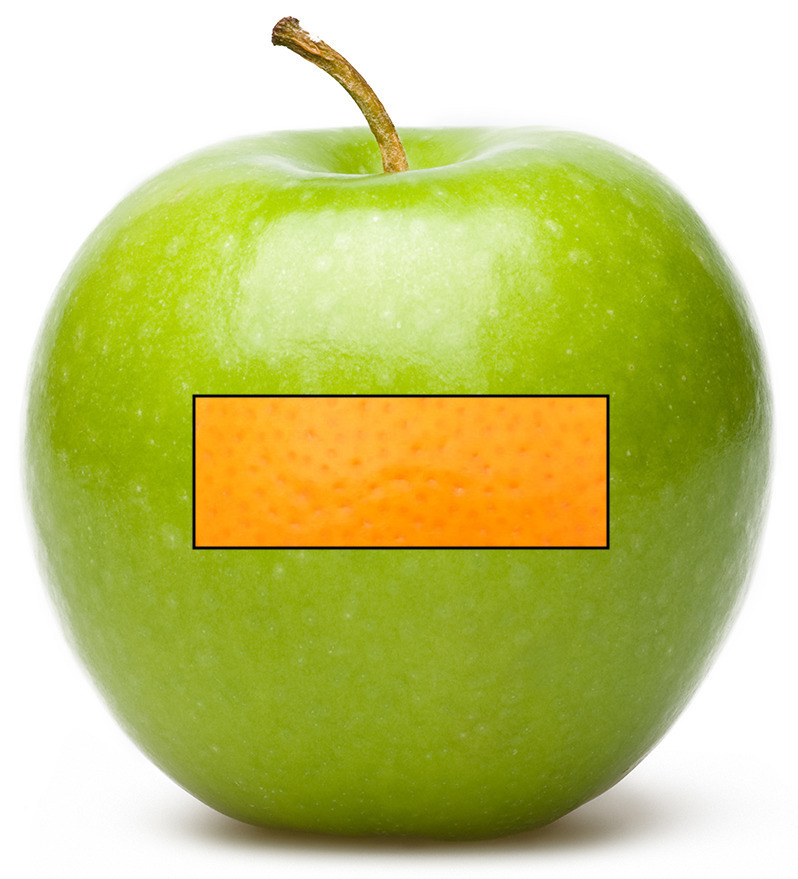
#> input picture example1/apple.jpg, 798 x 879 px
$ python sharpen.py example1/apple.jpg
#> lines starting #> are read from the running program, lines starting #| are printed output that depends on the picture
#> in main, img1 is the input picture: shape (879, 798, 3); mean B, G, R 122.6, 200.8, 197.2
#> slider 'Sigma value' is set to 16
import sys
import cv2
import numpy as np
import project2_util

import laplacian_blend


def on_change(sigma):
    #since the slider goes from 0 to some number and sigma cant be 0, we add 1 to it.
    #we extract the low frequencies from the image
#> called with sigma = 16
    A_lo = cv2.GaussianBlur(img1, (0,0), 2*(sigma+1))
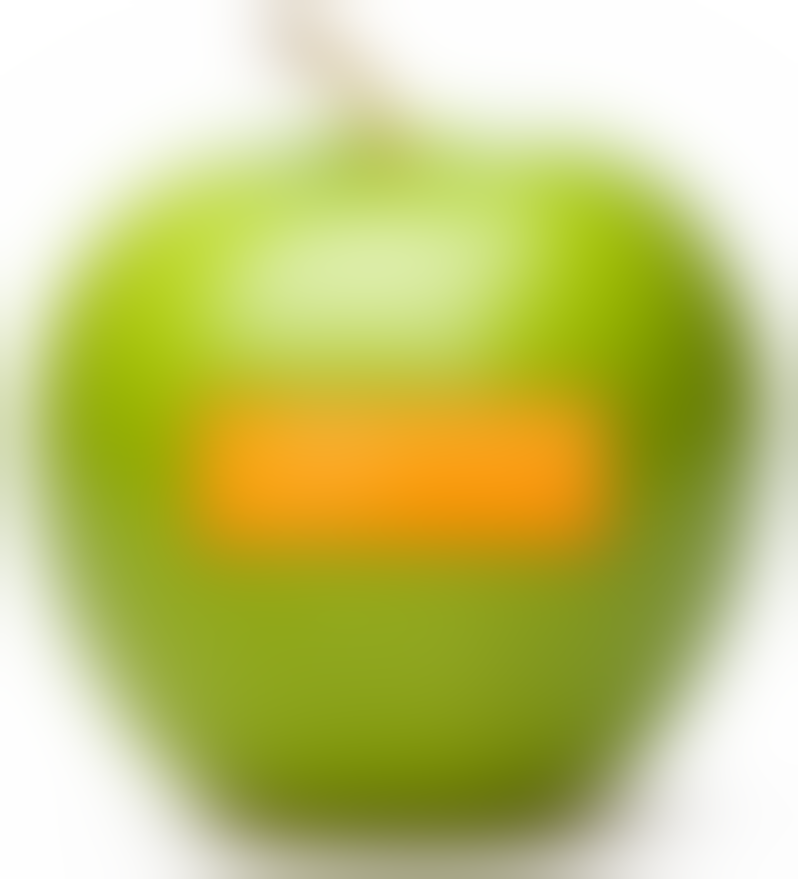
#> A_lo: shape (879, 798, 3) float32; mean B, G, R 122.5, 200.8, 197.2; drawn with min black and max white

    #We then extract the high frequences from the image by subtracting all the low frequencies
    A_hi = img1-A_lo
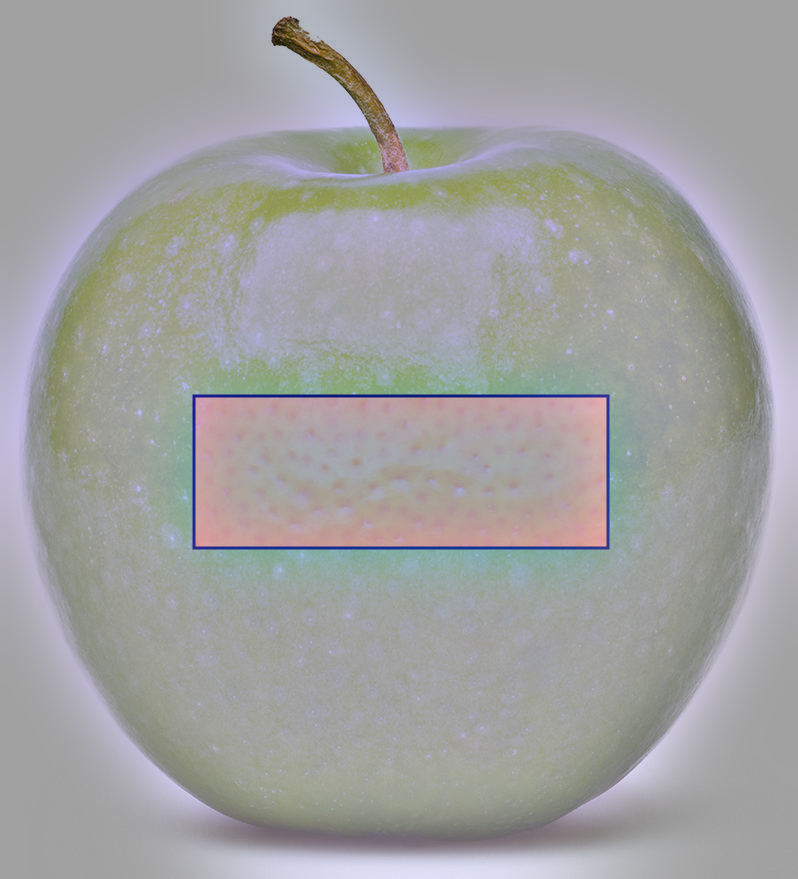
#> A_hi: shape (879, 798, 3) float32; mean B, G, R 0.1, 0, 0; drawn with min black and max white

    #This then amplifies the high frequencies of the original image, "sharpening" it.
    sharpen = img1 + A_hi
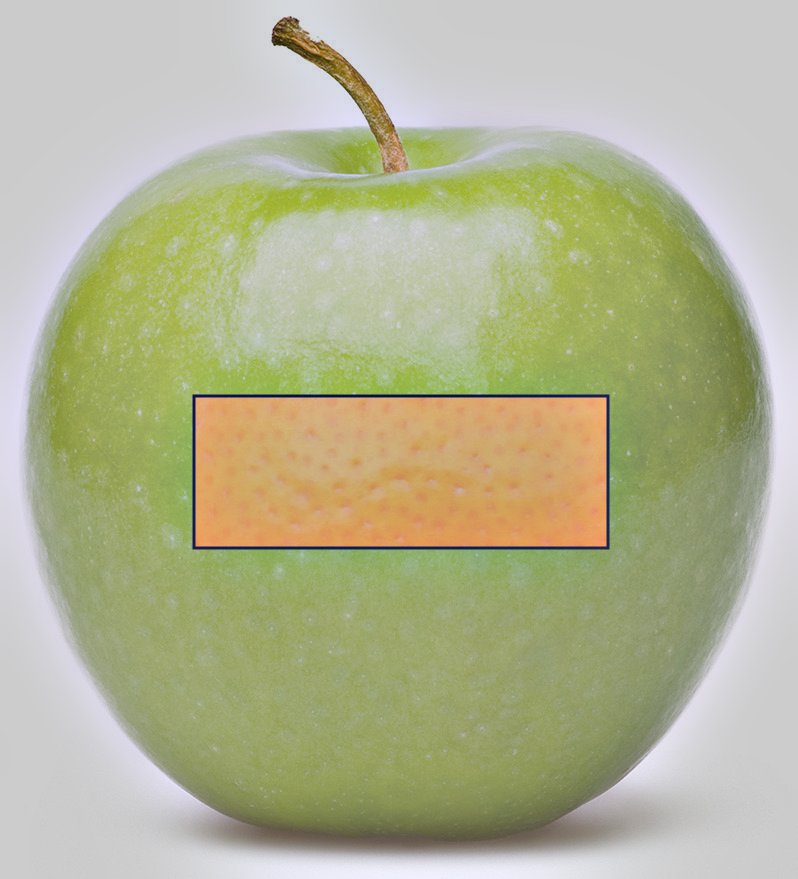
#> sharpen: shape (879, 798, 3) float32; mean B, G, R 122.6, 200.8, 197.3; drawn with min black and max white
    sharpen = np.clip(sharpen, 0, 255).astype(np.uint8)
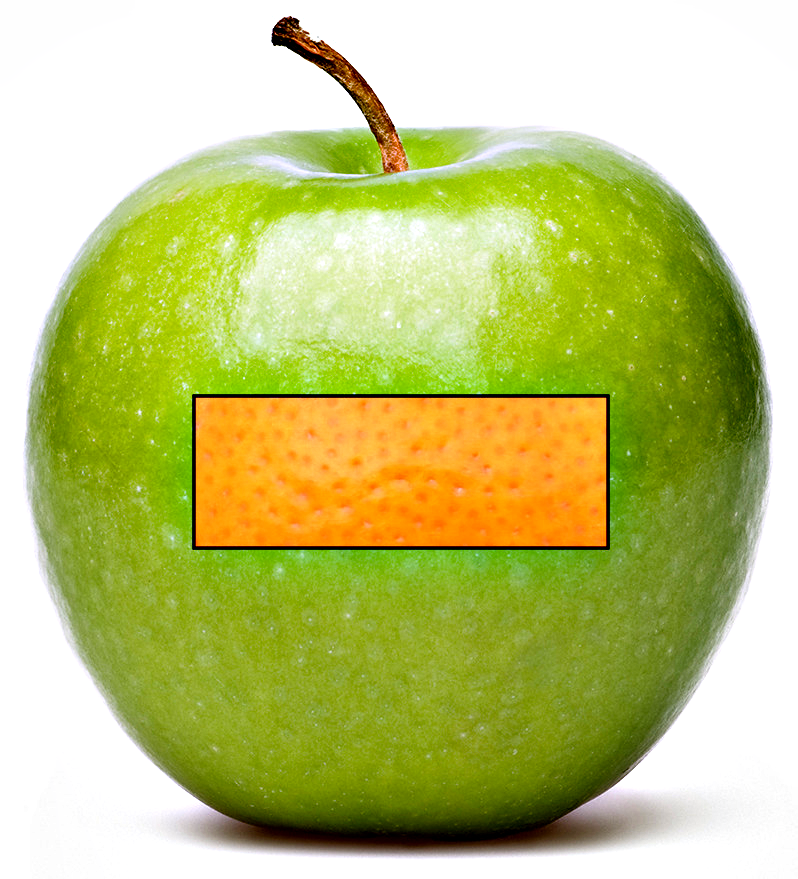
#> sharpen: shape (879, 798, 3); mean B, G, R 120.9, 197.7, 191.5

    cv2.imshow("Image", sharpen)


def main():
    #Command land error handling
    if len(sys.argv) != 2:
        print('usage: python sharpen.py IMG1')
        sys.exit(1)

    #Read in the image
    global img1
    img1 = cv2.imread(sys.argv[1], cv2.IMREAD_ANYCOLOR)

    cv2.imshow("Image", img1)

    #Turn image into float for arithmetic
    img1 = img1.astype(np.float32)

    #Trackbar for various sigma values
    cv2.resizeWindow('Resized Window', 300, 300)
    cv2.createTrackbar('Sigma value', "Image", 0, 50, on_change)

    #Press key to end program
    cv2.waitKey(0)
    cv2.destroyAllWindows()


if __name__ == '__main__':
    main()

$ run again, on example2/johnson.jpg
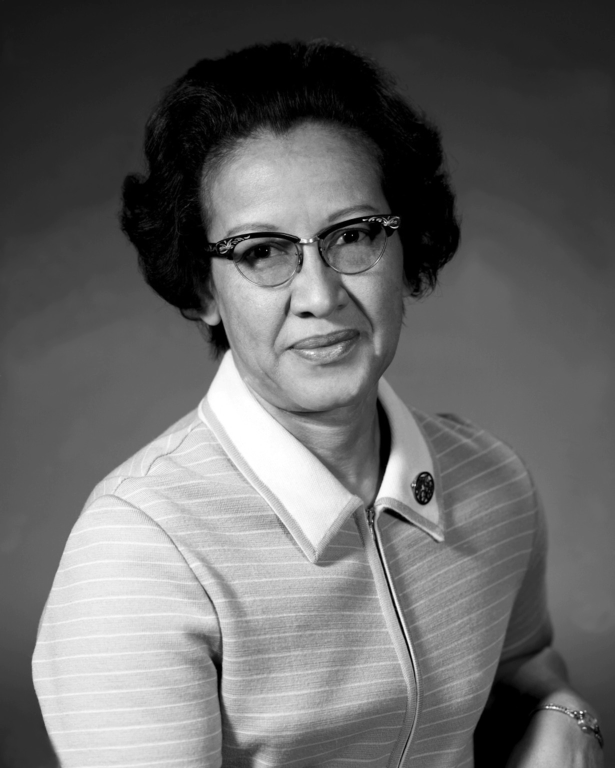
#> input picture example2/johnson.jpg, 1229 x 1536 px (shown at 1/2 size)
#> in main, img1 is the input picture: shape (1536, 1229); min 0, max 255, mean 103.1
#> in on_change, `A_hi = img1-A_lo`:
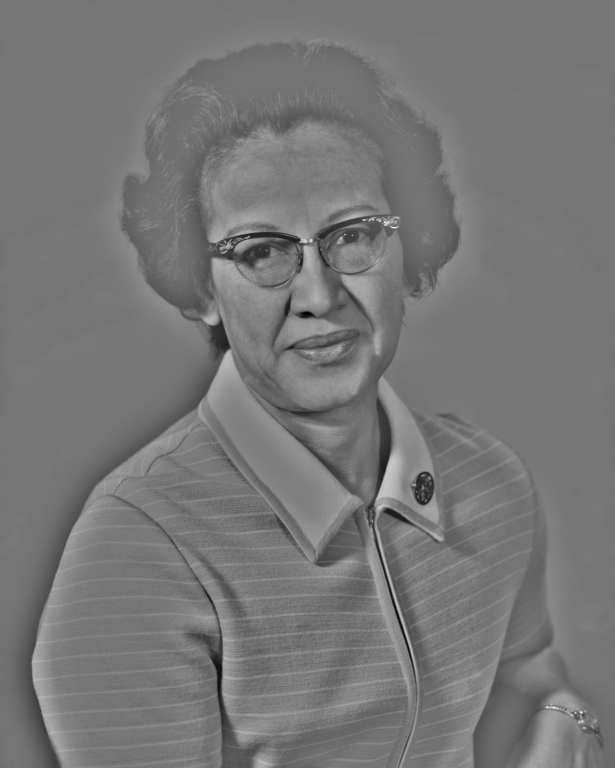
#> A_hi: shape (1536, 1229) float32 (shown at 1/2 size); min -165.1, max 189.2, mean 0; drawn with min black and max white
#> in on_change, `sharpen = np.clip(sharpen, 0, 255).astype(np.uint8)`:
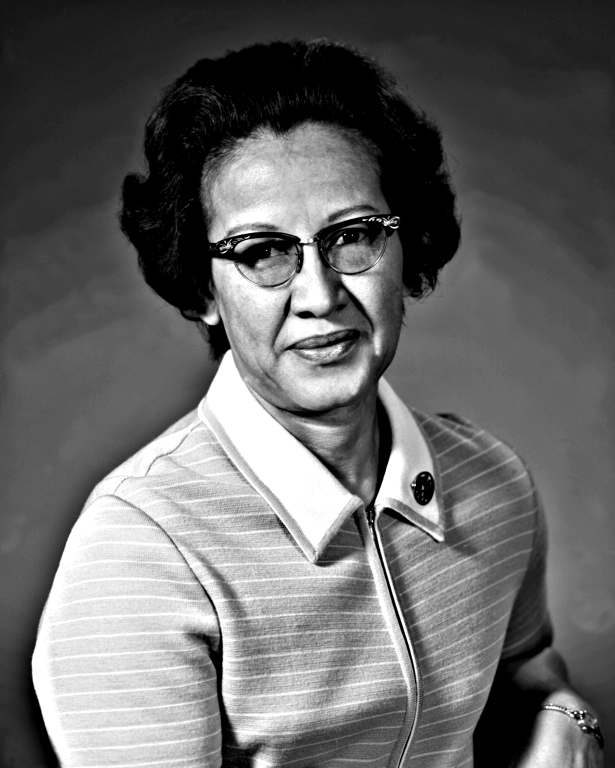
#> sharpen: shape (1536, 1229) (shown at 1/2 size); min 0, max 255, mean 103.9
